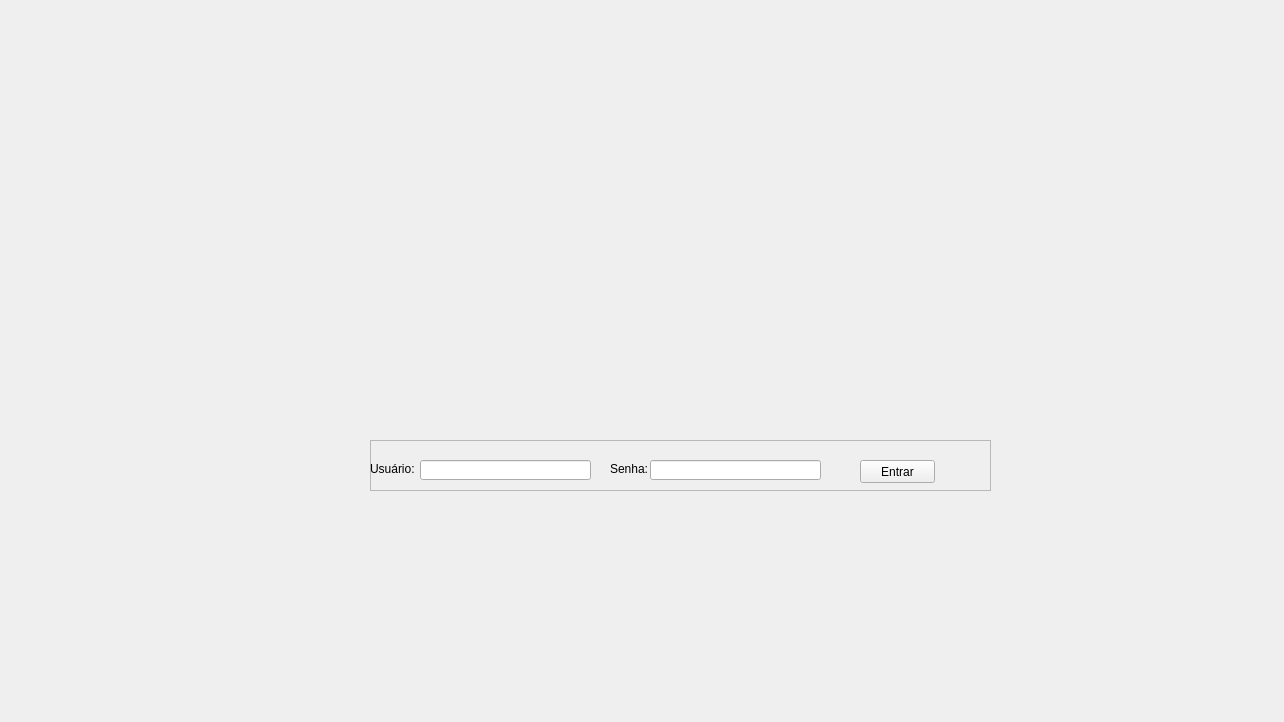
<?xml version="1.0" encoding="UTF-8"?>
<ui version="4.0">
 <class>LoginScreen</class>
 <widget class="QWidget" name="LoginScreen">
  <property name="geometry">
   <rect>
    <x>0</x>
    <y>0</y>
    <width>1284</width>
    <height>722</height>
   </rect>
  </property>
  <property name="windowTitle">
   <string>S.A.O. (Sistema de Arquivamento de Ofícios)</string>
  </property>
  <property name="windowIcon">
   <iconset resource="resources.qrc">
    <normaloff>:/img/unnamed.ico</normaloff>:/img/unnamed.ico</iconset>
  </property>
  <widget class="QFrame" name="frame">
   <property name="geometry">
    <rect>
     <x>370</x>
     <y>440</y>
     <width>621</width>
     <height>51</height>
    </rect>
   </property>
   <property name="frameShape">
    <enum>QFrame::StyledPanel</enum>
   </property>
   <property name="frameShadow">
    <enum>QFrame::Raised</enum>
   </property>
   <widget class="QLabel" name="lb_User">
    <property name="geometry">
     <rect>
      <x>0</x>
      <y>22</y>
      <width>47</width>
      <height>13</height>
     </rect>
    </property>
    <property name="text">
     <string>Usuário:</string>
    </property>
   </widget>
   <widget class="QLabel" name="lb_password">
    <property name="geometry">
     <rect>
      <x>240</x>
      <y>22</y>
      <width>47</width>
      <height>13</height>
     </rect>
    </property>
    <property name="text">
     <string>Senha:</string>
    </property>
   </widget>
   <widget class="QLineEdit" name="lineEdit">
    <property name="geometry">
     <rect>
      <x>50</x>
      <y>20</y>
      <width>171</width>
      <height>20</height>
     </rect>
    </property>
   </widget>
   <widget class="QLineEdit" name="le_password">
    <property name="geometry">
     <rect>
      <x>280</x>
      <y>20</y>
      <width>171</width>
      <height>20</height>
     </rect>
    </property>
    <property name="echoMode">
     <enum>QLineEdit::Password</enum>
    </property>
   </widget>
   <widget class="QPushButton" name="pb_Login">
    <property name="geometry">
     <rect>
      <x>490</x>
      <y>20</y>
      <width>75</width>
      <height>23</height>
     </rect>
    </property>
    <property name="text">
     <string>Entrar</string>
    </property>
   </widget>
  </widget>
 </widget>
 <layoutdefault spacing="6" margin="11"/>
 <resources>
  <include location="resources.qrc"/>
 </resources>
 <connections/>
</ui>
